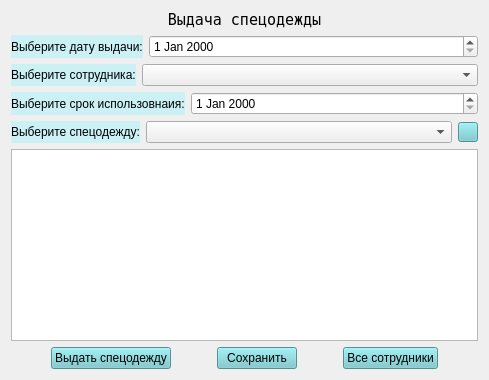
        <widget class="QWidget" name="page_3_not_for_admin">
         <layout class="QVBoxLayout" name="verticalLayout_8">
          <item>
           <layout class="QVBoxLayout" name="verticalLayout_6">
            <item>
             <widget class="QLabel" name="label_6">
              <property name="font">
               <font>
                <family>Andale Mono</family>
                <pointsize>11</pointsize>
                <weight>50</weight>
                <italic>false</italic>
                <bold>false</bold>
               </font>
              </property>
              <property name="styleSheet">
               <string notr="true">font: 11pt &quot;Andale Mono&quot;;</string>
              </property>
              <property name="text">
               <string>Выдача спецодежды</string>
              </property>
              <property name="alignment">
               <set>Qt::AlignCenter</set>
              </property>
             </widget>
            </item>
            <item>
             <layout class="QHBoxLayout" name="horizontalLayout_8" stretch="0,100">
              <item>
               <widget class="QLabel" name="label_15">
                <property name="styleSheet">
                 <string notr="true">background-color: rgb(203,241,245);
font: 9pt &quot;Andale Mono&quot;;</string>
                </property>
                <property name="text">
                 <string>Выберите дату выдачи:</string>
                </property>
               </widget>
              </item>
              <item>
               <widget class="QDateEdit" name="date_issuance"/>
              </item>
             </layout>
            </item>
            <item>
             <layout class="QHBoxLayout" name="horizontalLayout_11" stretch="1,10">
              <item>
               <widget class="QLabel" name="label_8">
                <property name="styleSheet">
                 <string notr="true">background-color: rgb(203,241,245);
font: 9pt &quot;Andale Mono&quot;;</string>
                </property>
                <property name="text">
                 <string>Выберите сотрудника:</string>
                </property>
               </widget>
              </item>
              <item>
               <widget class="QComboBox" name="comboBox_employee"/>
              </item>
             </layout>
            </item>
            <item>
             <layout class="QHBoxLayout" name="horizontalLayout_18" stretch="1,10">
              <item>
               <widget class="QLabel" name="label_16">
                <property name="styleSheet">
                 <string notr="true">background-color: rgb(203,241,245);
font: 9pt &quot;Andale Mono&quot;;</string>
                </property>
                <property name="text">
                 <string>Выберите срок использовнаия:</string>
                </property>
               </widget>
              </item>
              <item>
               <widget class="QDateEdit" name="date_term"/>
              </item>
             </layout>
            </item>
            <item>
             <layout class="QHBoxLayout" name="horizontalLayout_12" stretch="1,100,0">
              <item>
               <widget class="QLabel" name="label_9">
                <property name="styleSheet">
                 <string notr="true">background-color: rgb(203,241,245);
font: 9pt &quot;Andale Mono&quot;;</string>
                </property>
                <property name="text">
                 <string>Выберите спецодежду:</string>
                </property>
               </widget>
              </item>
              <item>
               <widget class="QComboBox" name="comboBox_workwear"/>
              </item>
              <item>
               <widget class="QPushButton" name="btn_plus">
                <property name="maximumSize">
                 <size>
                  <width>20</width>
                  <height>20</height>
                 </size>
                </property>
                <property name="styleSheet">
                 <string notr="true">background-color: rgb(113,201,206);</string>
                </property>
                <property name="text">
                 <string/>
                </property>
                <property name="icon">
                 <iconset>
                  <normaloff>img/Добавить.png</normaloff>img/Добавить.png</iconset>
                </property>
                <property name="iconSize">
                 <size>
                  <width>20</width>
                  <height>20</height>
                 </size>
                </property>
                <property name="checkable">
                 <bool>false</bool>
                </property>
                <property name="checked">
                 <bool>false</bool>
                </property>
                <property name="autoRepeat">
                 <bool>false</bool>
                </property>
                <property name="autoExclusive">
                 <bool>false</bool>
                </property>
               </widget>
              </item>
             </layout>
            </item>
            <item>
             <widget class="QListWidget" name="add_new_issuance">
              <property name="iconSize">
               <size>
                <width>500</width>
                <height>151</height>
               </size>
              </property>
              <property name="selectionRectVisible">
               <bool>true</bool>
              </property>
             </widget>
            </item>
            <item>
             <layout class="QHBoxLayout" name="horizontalLayout_13" stretch="0,0,0,0,0,0,0">
              <item>
               <spacer name="horizontalSpacer_7">
                <property name="orientation">
                 <enum>Qt::Horizontal</enum>
                </property>
                <property name="sizeHint" stdset="0">
                 <size>
                  <width>40</width>
                  <height>20</height>
                 </size>
                </property>
               </spacer>
              </item>
              <item>
               <widget class="QPushButton" name="btn_new_issuance">
                <property name="styleSheet">
                 <string notr="true">background-color: rgb(113,201,206);
font: 9pt &quot;Andale Mono&quot;;</string>
                </property>
                <property name="text">
                 <string>Выдать спецодежду</string>
                </property>
               </widget>
              </item>
              <item>
               <spacer name="horizontalSpacer_17">
                <property name="orientation">
                 <enum>Qt::Horizontal</enum>
                </property>
                <property name="sizeHint" stdset="0">
                 <size>
                  <width>40</width>
                  <height>20</height>
                 </size>
                </property>
               </spacer>
              </item>
              <item>
               <widget class="QPushButton" name="btn_save_list_issuance">
                <property name="styleSheet">
                 <string notr="true">background-color: rgb(113,201,206);
font: 9pt &quot;Andale Mono&quot;;</string>
                </property>
                <property name="text">
                 <string>Сохранить</string>
                </property>
               </widget>
              </item>
              <item>
               <spacer name="horizontalSpacer_10">
                <property name="orientation">
                 <enum>Qt::Horizontal</enum>
                </property>
                <property name="sizeHint" stdset="0">
                 <size>
                  <width>40</width>
                  <height>20</height>
                 </size>
                </property>
               </spacer>
              </item>
              <item>
               <widget class="QPushButton" name="btn_all_employees">
                <property name="styleSheet">
                 <string notr="true">background-color: rgb(113,201,206);
font: 9pt &quot;Andale Mono&quot;;</string>
                </property>
                <property name="text">
                 <string>Все сотрудники</string>
                </property>
               </widget>
              </item>
              <item>
               <spacer name="horizontalSpacer_8">
                <property name="orientation">
                 <enum>Qt::Horizontal</enum>
                </property>
                <property name="sizeHint" stdset="0">
                 <size>
                  <width>40</width>
                  <height>20</height>
                 </size>
                </property>
               </spacer>
              </item>
             </layout>
            </item>
           </layout>
          </item>
         </layout>
        </widget>
